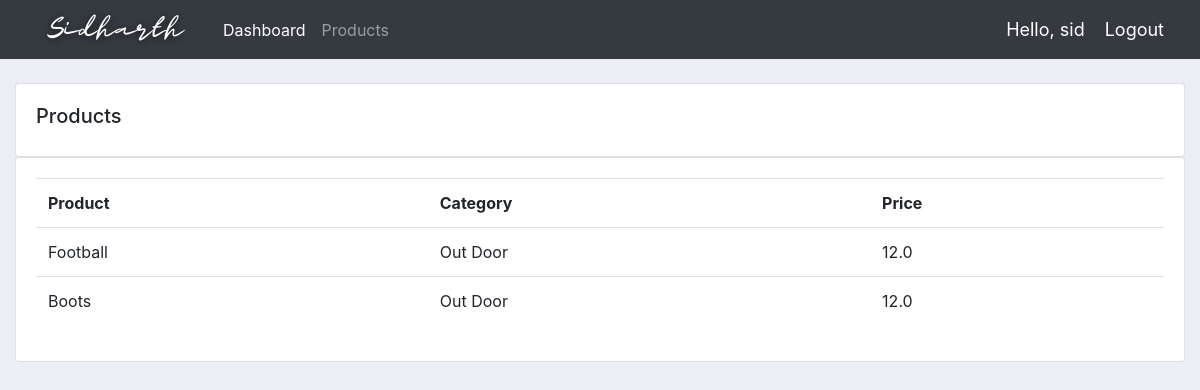
The page /products/ (signed in) on the database as committed earlier.
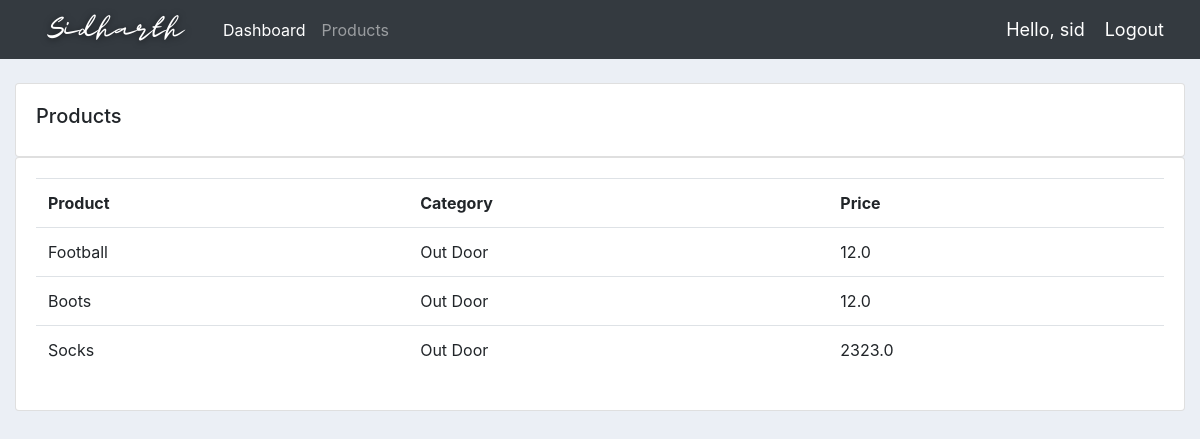
The same page on the database as committed later.
### accounts/models.py (models this page shows, shortened)
class Product(models.Model):
    CATEGORY = (
        ('Indoor', 'Indoor'),
        ('Out Door', 'Out Door'),
    )
    name = models.CharField(max_length=200, null=True)
    price = models.FloatField(null=True)
    category = models.CharField(max_length=200, null=True, choices=CATEGORY)
    description = models.CharField(max_length=200, null=True,
                                   blank=True)  # null is for form submission and black is for description
    date_created = models.DateTimeField(auto_now_add=True, null=True)
    tags = models.ManyToManyField(Tag)

### accounts/decorators.py (the view)
        def wrapper_function(request,*args, **kwargs):
            group = None
            if request.user.groups.exists():
                group = request.user.groups.all()[0].name
            if group in allowed_roles:
                return view_function(request, *args, **kwargs)
            else:
                return HttpResponse('You are not authorized to view this page!')

### accounts/views.py (called while the page is built)
@login_required(login_url='login')
@allowed_users(allowed_roles='admin')
def products(request):
    products = Product.objects.all()
    return render(request, 'accounts/products.html', {'products': products})

### accounts/templates/accounts/products.html
{%  extends 'accounts/main.html' %}
{% block content %}
		<br>
		<div class="row">
			<div class="col-md">
				<div class="card card-body">
					<h5>Products</h5>
				</div>
				<div class="card card-body">
					<table class="table">
						<tr>
							<th>Product</th>
							<th>Category</th>
							<th>Price</th>
						</tr>
						{% for i in products %}
							<tr>
								<td>{{i.name}}</td>
								<td>{{i.category}}</td>
								<td>{{i.price}}</td>
							</tr>
						{% endfor %}
					</table>
				</div>
			</div>
		</div>
{% endblock content %}

Rows that differ between the two databases and show on the page:
added Product: name "Socks", category "Out Door", price "2323.0"
